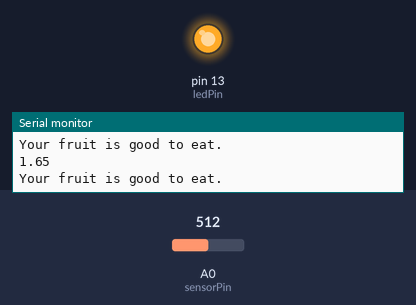
A sketch run on a simulated Arduino Uno, built with avr-gcc and run on an emulated ATmega328P. Parts: output pins drawn as LEDs (lit = HIGH), the last lines printed to the serial monitor. Inputs (shaded band) come from the test bench; at power-on: A0 (sensorPin) = 512.

Above: at 1.3 s.
1.4 s: A0 (sensorPin) set to 737
2.9 s: A0 (sensorPin) set to 771
At 3.4 s:
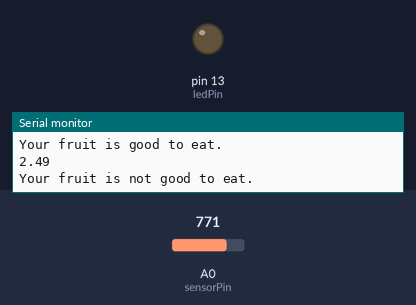
4.5 s: A0 (sensorPin) set to 716
At 5.7 s:
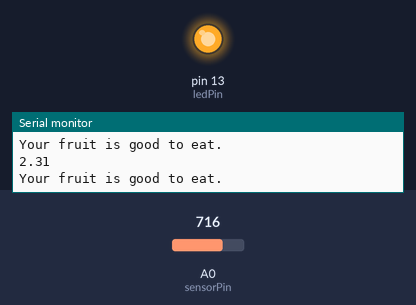
6.0 s: A0 (sensorPin) set to 900
At 7.1 s:
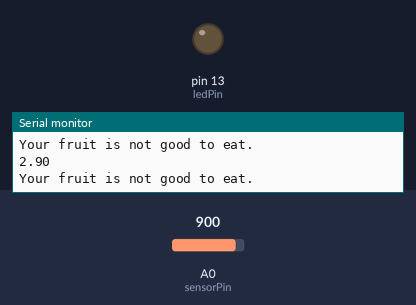
Timing chart, 0 to 8.5 s (numbered marks = the images above; inputs shaded):
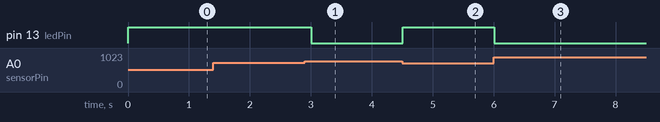

Measured:
- the behaviour switches between 754 and 755 on A0 (sensorPin) (found by bisection; images 0 and 1)
- after the input at 2.9 s, pin 13 (ledPin): HIGH → LOW after 0.11 s
- after the input at 4.5 s, pin 13 (ledPin): LOW → HIGH at once
- after the input at 6.0 s, pin 13 (ledPin): HIGH → LOW at once

The sketch:

Pomegranate_check.ino
```cpp
const int sensorPin = A0;
const int ledPin = 13;

int thresholdValue;

void setup() {
  Serial.begin(9600);
  pinMode(sensorPin, INPUT);
  pinMode(ledPin, OUTPUT);
}

void loop() {
  thresholdValue = analogRead(sensorPin);
  float analogVoltage = thresholdValue * (3.3 / 1023.0);
  float ppm = (analogVoltage - 0.2) / 0.0075;
  Serial.println(analogVoltage);

  if (ppm < 298) {
    digitalWrite(ledPin, HIGH);
    Serial.println("Your fruit is good to eat.");

  }
  else {
    digitalWrite(ledPin, LOW);
    Serial.println("Your fruit is not good to eat.");

  }

  delay(500);
}
```
